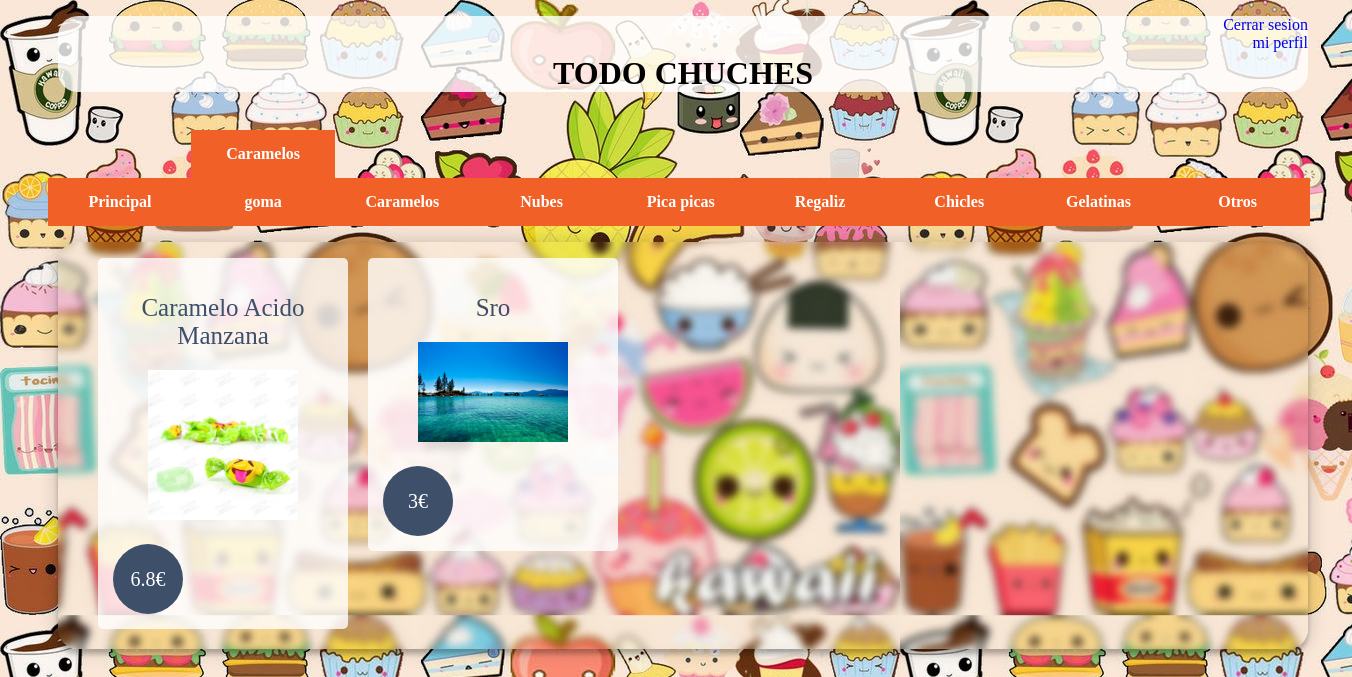
The page /tienda_chuches/cliente/categorias/categoria1.php?idcat=2 (signed in) on the database its author committed.
### tables this page shows
CREATE TABLE `categoria` (
  `id_categoria` int(10) NOT NULL,
  `nombre_cat` varchar(50) NOT NULL
);

CREATE TABLE `chuches` (
  `id_chuche` int(10) NOT NULL,
  `id_categoria` int(10) NOT NULL,
  `nombre_chu` varchar(50) NOT NULL,
  `descripcion` varchar(500) DEFAULT NULL,
  `img_chu` varchar(150) DEFAULT NULL,
  `precio` double NOT NULL
);

### tienda_chuches/cliente/menu.php (the view, shortened to what this page needs)
<!DOCTYPE html>
<html lang="">
<head>
</head>
<body>
<?php
if (isset($_SESSION["user"])) {
$connection = new mysqli("localhost", "root", "3546", "tienda_chuches");
?>
<div id="cuerpo">
<p><a id="salir" href='../../salir.php' >Cerrar sesion</a></p>
<br><a id="perfil" href="perfil.php?apodo=$user">mi perfil</a>
<h1>TODO CHUCHES</h1>
</div>
  <nav class="princ">
  <ul id="first_level">
    <li class="menup"><a href="principal.php" data-title='Principal'>Principal</a></li>
<?php
$consulta= "SELECT * FROM categoria";
if ($result = $connection->query($consulta)) {
      while($obj = $result->fetch_object()) {
        echo "<li class='menu'><a href='categoria1.php?idcat=$obj->id_categoria' data-title='$obj->nombre_cat'>".$obj->nombre_cat."</a></li>";
        }
      ?>
    </ul>
    </nav>
  <?php
}
} else {
  session_destroy();
  header("Location: ../login.php");
}
?>
</body>
</html>

### tienda_chuches/cliente/categorias/categoria1.php (shortened to what this page needs)
<!DOCTYPE html>
<html lang="">
<head>
  <link rel="stylesheet" type="text/css" href="../menu.css">
  <link rel="stylesheet" type="text/css" href="categoria.css">
</head>
<body>
<?php
  if (isset($_SESSION["user"])) {
    include_once("../menu.php");
    $connection = new mysqli("localhost", "root", "3546", "tienda_chuches");
    $consulta="SELECT * from chuches inner join
     categoria on categoria.id_categoria=chuches.id_categoria where categoria.id_categoria=".$_GET['idcat'];
    if ($result = $connection->query($consulta)) {
    }else {
          echo "Error: ". $sql ."<br>". mysqli_error($connection);
    }
    echo" <div class='login1'>
      <div id='login2'>";
          while($obj = $result->fetch_object()) {
            echo "<ul class='plans'><a href='descripcion.php?id=$obj->id_chuche'>";
            echo"<li class='plan'>";
            echo"<ul class='planContainer'>";
            echo "<li class='title'><h2>".ucwords(strtolower($obj->nombre_chu))."</h2></li>";
            echo '<li><img src="'.$obj->img_chu.'"/></li>';
            echo "<li class='price'><p>".$obj->precio."€ </p></li>";
            echo"</ul>";
            echo"</li>";
            echo"</a></ul>";
  }
  echo" </div>";
    echo" </div>";
  } else {
    session_destroy();
    header("Location: ../login.php");
  }
 ?>
</body>
</html>

### tienda_chuches/cliente/menu.css (style rules this page uses)
#cuerpo { background-color: rgba(255,255,255,0.8); width: 1250px; margin-left: 50px; border-radius: 20px; text-align: center; }
.princ { float: left; transform-style: preserve-3d; width: 1334px; }
.princ ul { list-style: none; }
.princ li { display: inline-block; margin-right: -.30em; }
.princ a { font-family: cursive; background-color: #f16027; color: #ffffff; display: block; font: bold 1em/3 cursive; padding: 0 1.5em; position: relative; text-align: center; text-decoration: none; transition: .6s; transform-style: preserve-3d; width: 6em; }
.princ a:after { background-color: #db5727; color: inherit; content: attr(data-title); height: 100%; left: 0; line-height: 3; position: absolute; top: 100%; transform: rotateX(-90deg); transform-origin: 0 0; width: 100%; }
.princ li:nth-child(-n+2) a:before { transform: rotateY(90deg) translateZ(3em); }
.princ li:nth-child(n+3) a:before { left: 0; transform: rotateY(90deg); }
#salir { float: right; }
#perfil { float: right; }
a { text-decoration: none; }

### tienda_chuches/cliente/categorias/categoria.css (style rules this page uses)
body { background-attachment: fixed; background-image: url(../fondoimg/fondo.jpg); }
ul, li { list-style: none; }
.planContainer { padding-left: 0px; }
.plan { padding: 15px; box-sizing: border-box; background-color: rgba(255,255,255,0.8); float: left; text-align: center; border-radius: 5px; width: 250px; margin: 0 20px 20px 0; }
.title h2 { font-size: 25px; font-weight: 200; color: #3e4f6a; }
.price { background: #3e4f6a; color: #fff; width:70px; height:70px; border-radius:60px; line-height:70px; text-align:center; font-size:20px; }
.login1 { padding: 8% 0 0; margin: auto; }
#login2 { border-radius:20px; background-image: url(../fondoimg/hola.jpg); background-attachment: fixed; box-shadow: 0 0 20px 0 rgba(0, 0, 0, 0.2), 0 5px 5px 0 rgba(0, 0, 0, 0.24); clear:both; float:left; overflow:hidden; width: 1250px; margin-left: 50px; }

### tienda_chuches/cliente/categorias/categoria1.php (style rules this page uses)
img { width: 150px; }

### rows shown on the page
categoria: nombre_cat "Caramelos goma"
categoria: nombre_cat "Caramelos"
categoria: nombre_cat "Nubes"
categoria: nombre_cat "Pica picas"
categoria: nombre_cat "Regaliz"
categoria: nombre_cat "Chicles"
categoria: nombre_cat "Gelatinas"
categoria: nombre_cat "Otros"
chuches: nombre_chu "Caramelo Acido Manzana", img_chu (picture), precio "6.8"
chuches: nombre_chu "Sro", img_chu (picture), precio "3"
